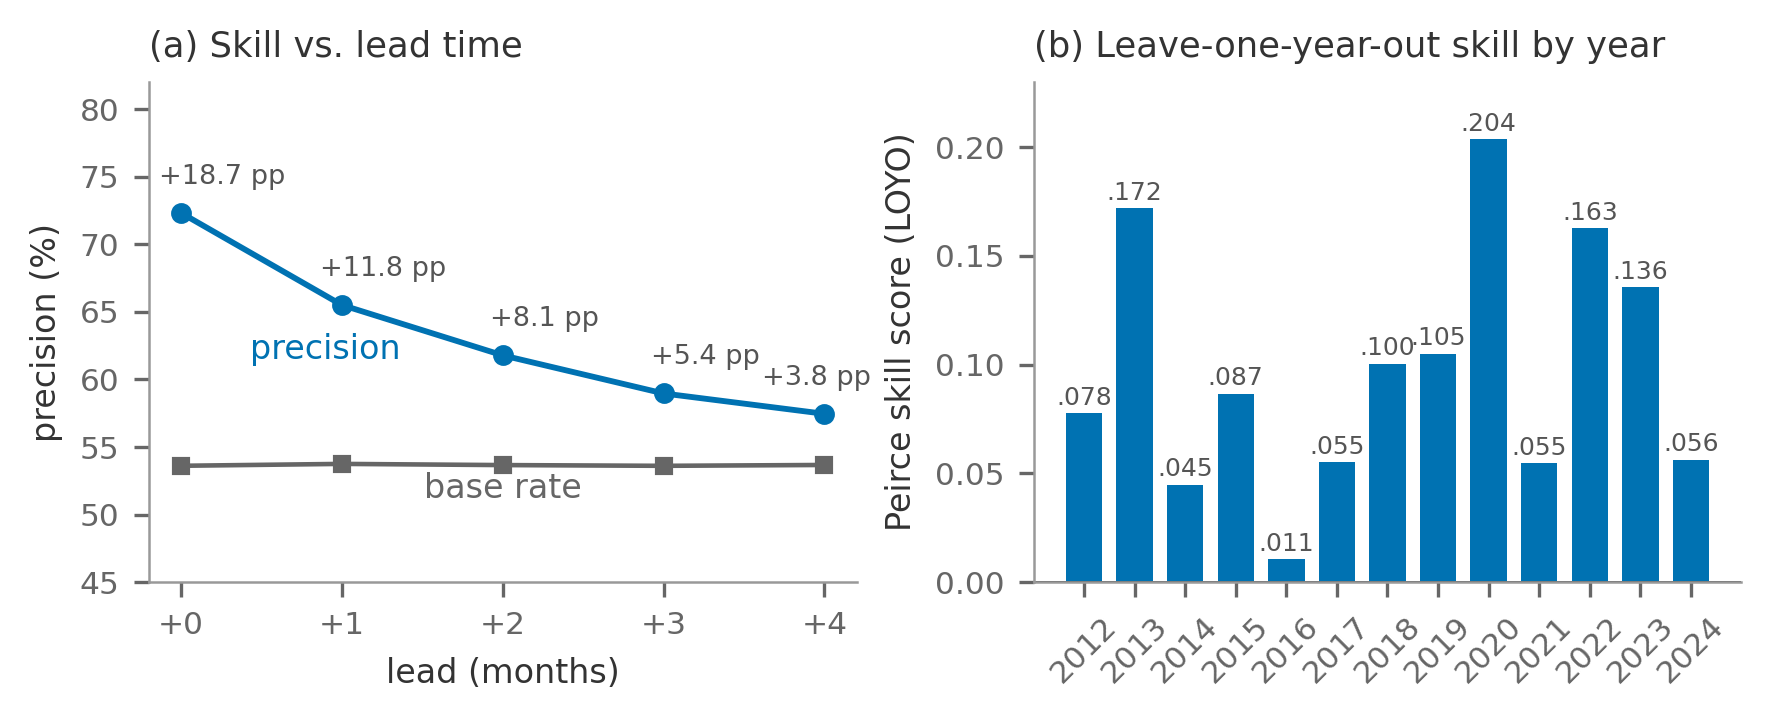

Write Python code to recreate this figure.
#!/usr/bin/env python3
"""Fig. 4 — Skill del término de sequía. (a) precisión vs lead time contra la base;
(b) PSS por año bajo leave-one-year-out (cada año contra umbrales derivados sin él).
Fuente: datos/skill_lead_anio.json (gen_datos_figuras.py, definiciones de 06/09)."""
from estilo import plt, MM, AZUL, GRIS, cargar, guardar

D = cargar('skill_lead_anio.json')

fig, (a, b) = plt.subplots(1, 2, figsize=(174 * MM, 55 * MM))

# (a) lead time
lags = [r['lag'] for r in D['lead']]
prec = [r['prec'] for r in D['lead']]
base = [r['base'] for r in D['lead']]
a.plot(lags, prec, '-o', color=AZUL, ms=4, lw=1.4, zorder=5)
a.plot(lags, base, '-s', color=GRIS, ms=3.5, lw=1.1, zorder=4)
a.text(0.9, 61.5, 'precision', color=AZUL, ha='center', fontsize=8)
a.text(2, 51.2, 'base rate', color=GRIS, ha='center', fontsize=8)
for x, p, bs in zip(lags, prec, base):
    dx = -2 if x == lags[-1] else 10
    a.annotate(f'+{p - bs:.1f} pp', (x, p), textcoords='offset points',
               xytext=(dx, 7), ha='center', fontsize=6.5, color='#555555')
a.set_xticks(lags)
a.set_xticklabels([f'+{k}' for k in lags])
a.set_xlabel('lead (months)')
a.set_ylabel('precision (%)')
a.set_ylim(45, 82)
a.set_title('(a) Skill vs. lead time', loc='left')

# (b) PSS por año LOYO
anios = [r['anio'] for r in D['por_anio']]
pss = [r['pss'] for r in D['por_anio']]
b.bar(anios, pss, color=AZUL, width=0.72)
b.axhline(0, color='#333333', lw=0.7)
for x, y in zip(anios, pss):
    b.annotate(f'{y:.3f}'.replace('0.', '.'), (x, y), textcoords='offset points',
               xytext=(0, 2), ha='center', fontsize=6, color='#555555')
b.set_xticks(anios)
b.set_xticklabels(anios, rotation=45)
b.set_ylabel('Peirce skill score (LOYO)')
b.set_ylim(0, 0.23)
b.set_title('(b) Leave-one-year-out skill by year', loc='left')

fig.subplots_adjust(wspace=0.25)
guardar(fig, 'fig4_skill')
